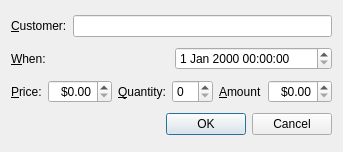
<?xml version="1.0" encoding="UTF-8"?>
<ui version="4.0">
 <class>Dialog</class>
 <widget class="QDialog" name="Dialog">
  <property name="geometry">
   <rect>
    <x>0</x>
    <y>0</y>
    <width>338</width>
    <height>152</height>
   </rect>
  </property>
  <property name="windowTitle">
   <string>Dialog</string>
  </property>
  <layout class="QGridLayout" name="gridLayout">
   <item row="0" column="0">
    <layout class="QHBoxLayout" name="horizontalLayout">
     <item>
      <widget class="QLabel" name="label">
       <property name="text">
        <string>&amp;Customer:</string>
       </property>
       <property name="buddy">
        <cstring>lineEdit</cstring>
       </property>
      </widget>
     </item>
     <item>
      <widget class="QLineEdit" name="lineEdit"/>
     </item>
    </layout>
   </item>
   <item row="1" column="0">
    <layout class="QHBoxLayout" name="horizontalLayout_2">
     <item>
      <widget class="QLabel" name="label_2">
       <property name="text">
        <string>&amp;When:</string>
       </property>
       <property name="buddy">
        <cstring>dateTimeEdit</cstring>
       </property>
      </widget>
     </item>
     <item>
      <widget class="QDateTimeEdit" name="dateTimeEdit"/>
     </item>
    </layout>
   </item>
   <item row="2" column="0">
    <layout class="QHBoxLayout" name="horizontalLayout_3">
     <item>
      <widget class="QLabel" name="label_3">
       <property name="text">
        <string>&amp;Price:</string>
       </property>
       <property name="buddy">
        <cstring>doubleSpinBox</cstring>
       </property>
      </widget>
     </item>
     <item>
      <widget class="QDoubleSpinBox" name="doubleSpinBox">
       <property name="alignment">
        <set>Qt::AlignRight|Qt::AlignTrailing|Qt::AlignVCenter</set>
       </property>
       <property name="prefix">
        <string>$</string>
       </property>
      </widget>
     </item>
     <item>
      <widget class="QLabel" name="label_4">
       <property name="text">
        <string>&amp;Quantity:</string>
       </property>
       <property name="buddy">
        <cstring>spinBox</cstring>
       </property>
      </widget>
     </item>
     <item>
      <widget class="QSpinBox" name="spinBox"/>
     </item>
     <item>
      <widget class="QLabel" name="label_5">
       <property name="text">
        <string>&amp;Amount</string>
       </property>
       <property name="buddy">
        <cstring>doubleSpinBox_2</cstring>
       </property>
      </widget>
     </item>
     <item>
      <widget class="QDoubleSpinBox" name="doubleSpinBox_2">
       <property name="alignment">
        <set>Qt::AlignRight|Qt::AlignTrailing|Qt::AlignVCenter</set>
       </property>
       <property name="prefix">
        <string>$</string>
       </property>
      </widget>
     </item>
    </layout>
   </item>
   <item row="3" column="0">
    <widget class="QDialogButtonBox" name="buttonBox">
     <property name="orientation">
      <enum>Qt::Horizontal</enum>
     </property>
     <property name="standardButtons">
      <set>QDialogButtonBox::Cancel|QDialogButtonBox::Ok</set>
     </property>
    </widget>
   </item>
  </layout>
 </widget>
 <resources/>
 <connections>
  <connection>
   <sender>buttonBox</sender>
   <signal>accepted()</signal>
   <receiver>Dialog</receiver>
   <slot>accept()</slot>
   <hints>
    <hint type="sourcelabel">
     <x>248</x>
     <y>254</y>
    </hint>
    <hint type="destinationlabel">
     <x>157</x>
     <y>274</y>
    </hint>
   </hints>
  </connection>
  <connection>
   <sender>buttonBox</sender>
   <signal>rejected()</signal>
   <receiver>Dialog</receiver>
   <slot>reject()</slot>
   <hints>
    <hint type="sourcelabel">
     <x>316</x>
     <y>260</y>
    </hint>
    <hint type="destinationlabel">
     <x>286</x>
     <y>274</y>
    </hint>
   </hints>
  </connection>
 </connections>
</ui>
